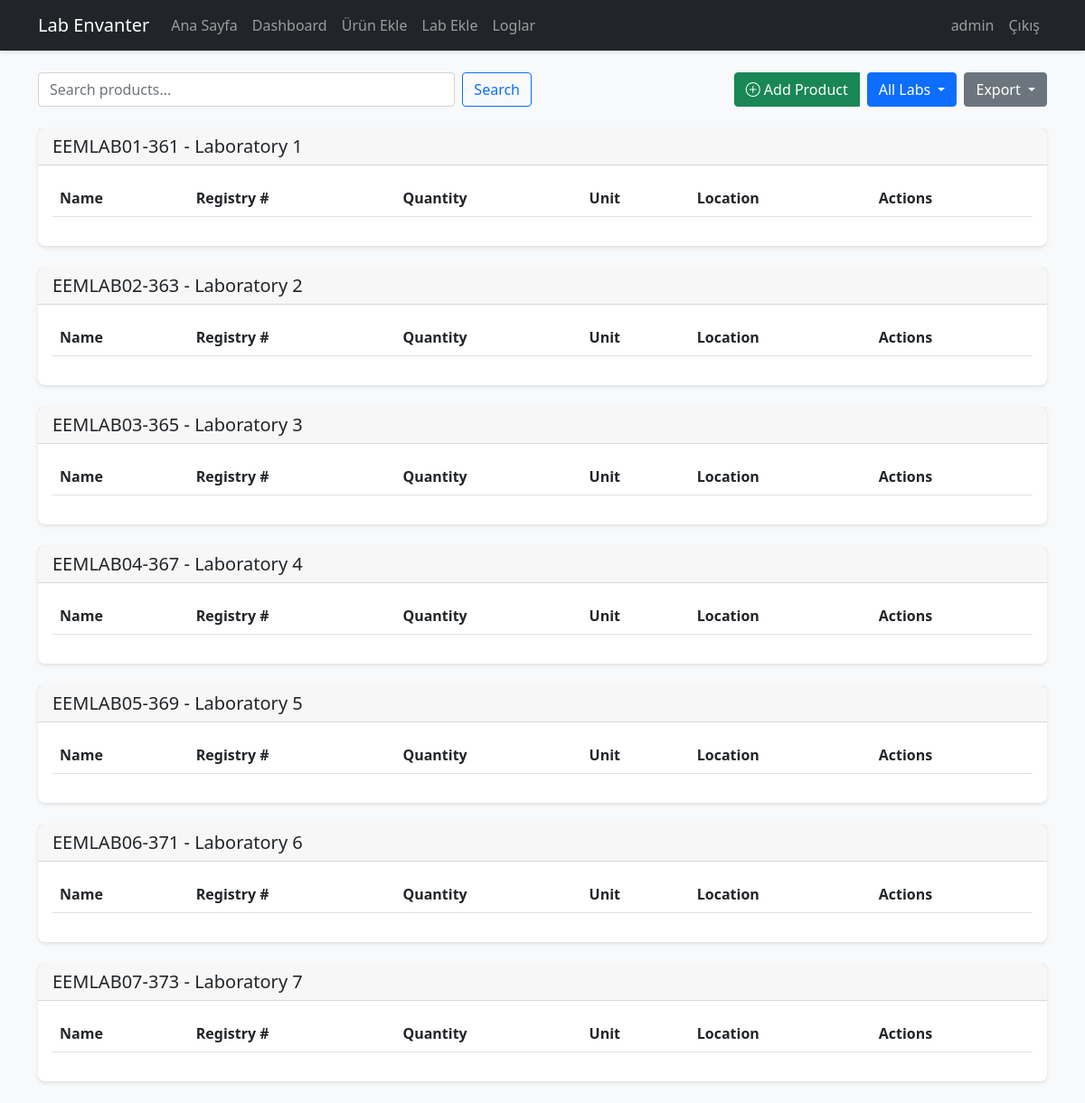
Page /dashboard (signed in) on the earlier database version.
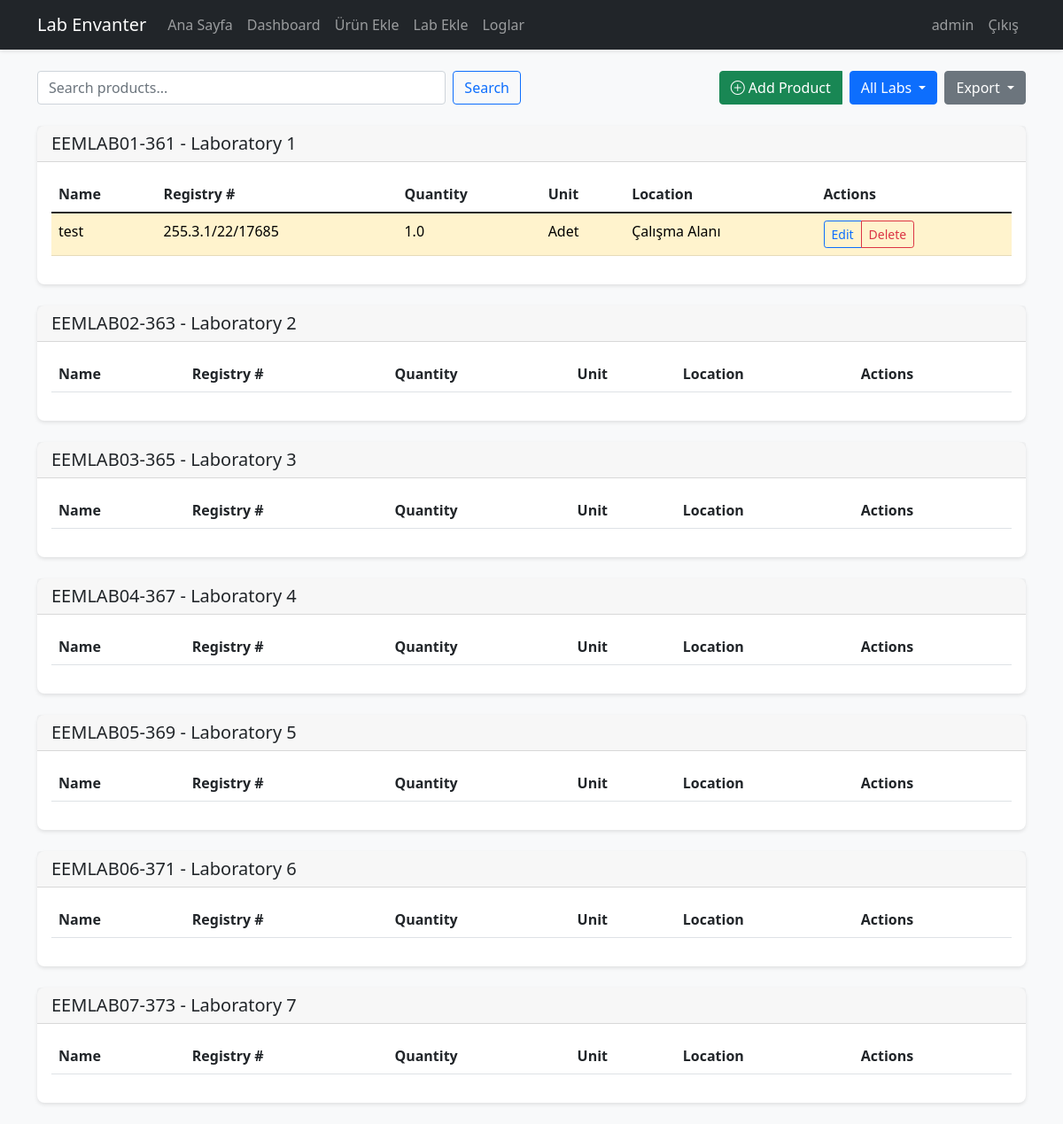
Same page on the later database version.
### app/models/lab.py (models this page shows)
class Lab(db.Model):
    id = db.Column(db.Integer, primary_key=True)
    code = db.Column(db.String(20), unique=True, nullable=False)
    name = db.Column(db.String(100), unique=True, nullable=False)
    description = db.Column(db.Text)
    location = db.Column(db.String(200))
    max_cabinets = db.Column(db.Integer, nullable=False, default=8)
    products = db.relationship('Product', backref='lab', lazy='dynamic')
    PREDEFINED_LABS = [
        ('EEMLAB01-361', 'EEMLAB01-361', 'Laboratory 1', 8),
        ('EEMLAB02-363', 'EEMLAB02-363', 'Laboratory 2', 8),
        ('EEMLAB03-365', 'EEMLAB03-365', 'Laboratory 3', 8),
        ('EEMLAB04-367', 'EEMLAB04-367', 'Laboratory 4', 8),
        ('EEMLAB05-369', 'EEMLAB05-369', 'Laboratory 5', 8),
        ('EEMLAB06-371', 'EEMLAB06-371', 'Laboratory 6', 8),
        ('EEMLAB07-373', 'EEMLAB07-373', 'Laboratory 7', 8),
    ]
    @classmethod
    def get_predefined_labs(cls):
        for code,name,desc,maxc in cls.PREDEFINED_LABS:
            lab = cls.query.filter_by(code=code).first()
            if not lab:
                lab = cls(code=code, name=name, description=desc, max_cabinets=maxc)
                db.session.add(lab)
        db.session.commit()
        return cls.query.filter(cls.code.in_([c for c,_,_,_ in cls.PREDEFINED_LABS])).all()

### app/models/product.py (models this page shows, shortened)
class Product(db.Model):
    id = db.Column(db.Integer, primary_key=True)
    name = db.Column(db.String(200), nullable=False)
    registry_number = db.Column(db.String(50), unique=True, nullable=False, index=True)
    quantity = db.Column(db.Float, nullable=False, default=0)
    unit = db.Column(db.String(20), nullable=False)
    minimum_quantity = db.Column(db.Float, default=0)
    location_type = db.Column(db.String(20), nullable=False)
    location_number = db.Column(db.String(20))
    location_position = db.Column(db.String(10))
    notes = db.Column(db.Text)
    created_at = db.Column(db.DateTime, default=datetime.utcnow)
    updated_at = db.Column(db.DateTime, default=datetime.utcnow, onupdate=datetime.utcnow)
    version_id = db.Column(db.Integer, nullable=False, default=0)
    lab_id = db.Column(db.Integer, db.ForeignKey('lab.id'), nullable=False)
    def get_location_display(self):
        if self.location_type=='workspace':
            return "Çalışma Alanı"
        pos_text='Üst' if self.location_position=='upper' else 'Alt'
        return f"Dolap No: {self.location_number} - {pos_text}"

### app/main/routes.py (the view, shortened to what this page needs)
@bp.route('/dashboard')
@login_required
def dashboard():
    all_labs = Lab.get_predefined_labs()
    selected_lab_code = request.args.get('lab', 'all')
    if selected_lab_code == 'all':
        labs_to_show = all_labs
    return render_template(
        'main/dashboard.html',
        title='Dashboard',
        labs=labs_to_show,
        all_labs=all_labs,
        selected_lab_code=selected_lab_code
    )

### app/__init__.py (called while the page is built)
def create_app(config_class=Config):
    app = Flask(__name__)
    app.config.from_object(config_class)
    db.init_app(app)
    login_manager.init_app(app)
    socketio.init_app(app)
    migrate.init_app(app, db)
    login_manager.login_view = 'auth.login'
    login_manager.login_message = 'Please log in to access this page.'
    login_manager.login_message_category = 'info'
    @login_manager.user_loader
    def load_user(user_id):
        return User.query.get(int(user_id))
    from app.main import bp as main_bp
    from app.auth import bp as auth_bp
    app.register_blueprint(main_bp)
    app.register_blueprint(auth_bp, url_prefix='/auth')
    @app.context_processor
    def inject_models():
        return dict(Product=Product)
    return app

### app/models/user.py (called while the page is built)
    def is_editor(self):
        return self.role in ['admin', 'editor']

### app/templates/main/dashboard.html (shortened to what this page needs)
{% extends "base.html" %}
{% block content %}
<div class="container mt-4">
    <div class="row mb-4 align-items-center">
        <div class="col-md-6">
            <form action="{{ url_for('main.search_products') }}" method="GET" class="d-flex">
                <input type="text" name="q" class="form-control me-2" placeholder="Search products...">
                <button type="submit" class="btn btn-outline-primary">Search</button>
            </form>
        </div>
        <div class="col-md-6 text-end">
            <div class="btn-group">
                <a href="{{ url_for('main.add_product') }}" class="btn btn-success me-2">
                    <i class="bi bi-plus-circle"></i> Add Product
                </a>
                <div class="dropdown me-2">
                    <button class="btn btn-primary dropdown-toggle" type="button" data-bs-toggle="dropdown">
                        {% if selected_lab_code == 'all' %}
                            All Labs
                        {% else %}
                            {{ selected_lab_code }}
                        {% endif %}
                    </button>
                </div>
                <div class="dropdown">
                    <button class="btn btn-secondary dropdown-toggle" type="button" data-bs-toggle="dropdown">
                        Export
                    </button>
                </div>
            </div>
        </div>
    </div>
    {% for lab in labs %}
    <div class="card mb-4">
        <div class="card-header d-flex justify-content-between align-items-center">
            <h2 class="h5 mb-0">{{ lab.code }} - {{ lab.description }}</h2>
        </div>
        <div class="card-body">
            <div class="table-responsive">
                <table class="table table-hover">
                    <thead>
                        <tr>
                            <th>Name</th>
                            <th>Registry #</th>
                            <th>Quantity</th>
                            <th>Unit</th>
                            <th>Location</th>
                            <th>Actions</th>
                        </tr>
                    </thead>
                    <tbody>
                        {% for product in lab.products %}
                        <tr {% if product.quantity <= product.minimum_quantity %}class="table-warning"{% endif %}>
                            <td>{{ product.name }}</td>
                            <td>{{ product.registry_number }}</td>
                            <td>{{ product.quantity }}</td>
                            <td>{{ product.unit }}</td>
                            <td>{{ product.get_location_display() }}</td>
                            <td>
                                <div class="btn-group">
                                    <a href="{{ url_for('main.edit_product', id=product.id) }}"
                                       class="btn btn-sm btn-outline-primary">Edit</a>
                                    {% if current_user.role == 'admin' %}
                                    <button type="button" class="btn btn-sm btn-outline-danger"
                                            data-bs-toggle="modal" data-bs-target="#deleteModal{{ product.id }}">
                                        Delete
                                    </button>
                                    {% endif %}
                                </div>
                            </td>
                        </tr>
                        {% endfor %}
                    </tbody>
                </table>
            </div>
        </div>
    </div>
    {% endfor %}
</div>
{% endblock %}

Differences in the rows shown:
added Product: name "test", registry_number "255.3.1/22/17685", quantity "1.0", unit "Adet", location "Çalışma Alanı", shown under Lab "EEMLAB01-361"
